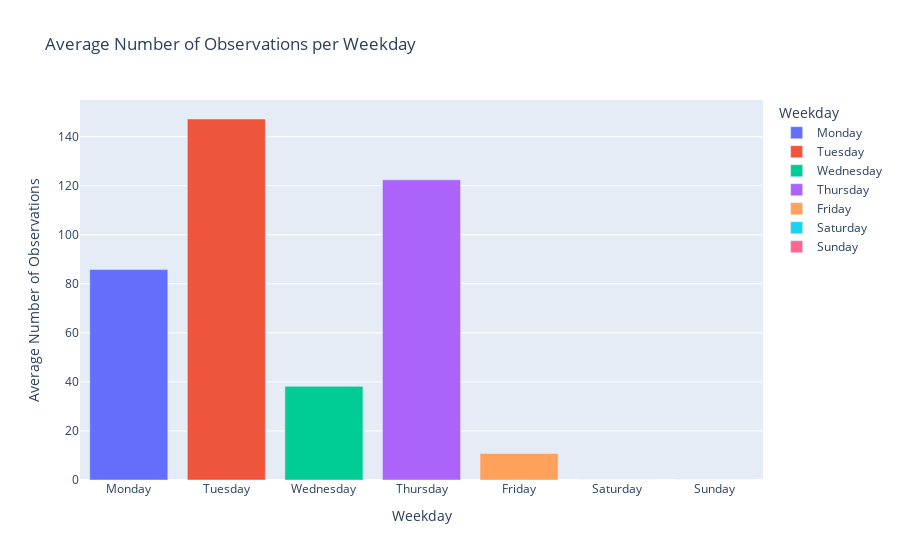

The code cell stored with this chart in its notebook:
### Code cell
all_weekdays = ['Monday', 'Tuesday', 'Wednesday', 'Thursday', 'Friday', 'Saturday', 'Sunday']
weekday_counts = data['weekday'].value_counts().reindex(all_weekdays, fill_value=0)

average_weekday_counts = weekday_counts / len(data['timestamp'].dt.date.unique())

average_weekday_df = pd.DataFrame({'Weekday': average_weekday_counts.index, 'Average Number of Observations': average_weekday_counts.values})

fig = px.bar(average_weekday_df, x='Weekday', y='Average Number of Observations', title='Average Number of Observations per Weekday',
             labels={'Weekday': 'Weekday', 'Average Number of Observations': 'Average Number of Observations'}, 
             color='Weekday')

fig.show()

### Figure 1 — Plotly figure (JSON) as saved in the notebook; plotly's stock layout.template omitted (floating-point values rounded to 4 significant figures)
{"data": [{"alignmentgroup": "True", "hovertemplate": "Weekday=%{x}<br>Average Number of Observations=%{y}<extra></extra>", "legendgroup": "Monday", "marker": {"color": "#636efa", "pattern": {"shape": ""}}, "name": "Monday", "offsetgroup": "Monday", "orientation": "v", "showlegend": true, "textposition": "auto", "type": "bar", "x": ["Monday"], "xaxis": "x", "y": [85.8], "yaxis": "y"}, {"alignmentgroup": "True", "hovertemplate": "Weekday=%{x}<br>Average Number of Observations=%{y}<extra></extra>", "legendgroup": "Tuesday", "marker": {"color": "#EF553B", "pattern": {"shape": ""}}, "name": "Tuesday", "offsetgroup": "Tuesday", "orientation": "v", "showlegend": true, "textposition": "auto", "type": "bar", "x": ["Tuesday"], "xaxis": "x", "y": [147.2], "yaxis": "y"}, {"alignmentgroup": "True", "hovertemplate": "Weekday=%{x}<br>Average Number of Observations=%{y}<extra></extra>", "legendgroup": "Wednesday", "marker": {"color": "#00cc96", "pattern": {"shape": ""}}, "name": "Wednesday", "offsetgroup": "Wednesday", "orientation": "v", "showlegend": true, "textposition": "auto", "type": "bar", "x": ["Wednesday"], "xaxis": "x", "y": [38.2], "yaxis": "y"}, {"alignmentgroup": "True", "hovertemplate": "Weekday=%{x}<br>Average Number of Observations=%{y}<extra></extra>", "legendgroup": "Thursday", "marker": {"color": "#ab63fa", "pattern": {"shape": ""}}, "name": "Thursday", "offsetgroup": "Thursday", "orientation": "v", "showlegend": true, "textposition": "auto", "type": "bar", "x": ["Thursday"], "xaxis": "x", "y": [122.4], "yaxis": "y"}, {"alignmentgroup": "True", "hovertemplate": "Weekday=%{x}<br>Average Number of Observations=%{y}<extra></extra>", "legendgroup": "Friday", "marker": {"color": "#FFA15A", "pattern": {"shape": ""}}, "name": "Friday", "offsetgroup": "Friday", "orientation": "v", "showlegend": true, "textposition": "auto", "type": "bar", "x": ["Friday"], "xaxis": "x", "y": [10.8], "yaxis": "y"}, {"alignmentgroup": "True", "hovertemplate": "Weekday=%{x}<br>Average Number of Observations=%{y}<extra></extra>", "legendgroup": "Saturday", "marker": {"color": "#19d3f3", "pattern": {"shape": ""}}, "name": "Saturday", "offsetgroup": "Saturday", "orientation": "v", "showlegend": true, "textposition": "auto", "type": "bar", "x": ["Saturday"], "xaxis": "x", "y": [0], "yaxis": "y"}, {"alignmentgroup": "True", "hovertemplate": "Weekday=%{x}<br>Average Number of Observations=%{y}<extra></extra>", "legendgroup": "Sunday", "marker": {"color": "#FF6692", "pattern": {"shape": ""}}, "name": "Sunday", "offsetgroup": "Sunday", "orientation": "v", "showlegend": true, "textposition": "auto", "type": "bar", "x": ["Sunday"], "xaxis": "x", "y": [0], "yaxis": "y"}], "layout": {"barmode": "relative", "legend": {"title": {"text": "Weekday"}, "tracegroupgap": 0}, "title": {"text": "Average Number of Observations per Weekday"}, "xaxis": {"anchor": "y", "categoryarray": ["Monday", "Tuesday", "Wednesday", "Thursday", "Friday", "Saturday", "Sunday"], "categoryorder": "array", "domain": [0, 1], "title": {"text": "Weekday"}}, "yaxis": {"anchor": "x", "domain": [0, 1], "title": {"text": "Average Number of Observations"}}}}
